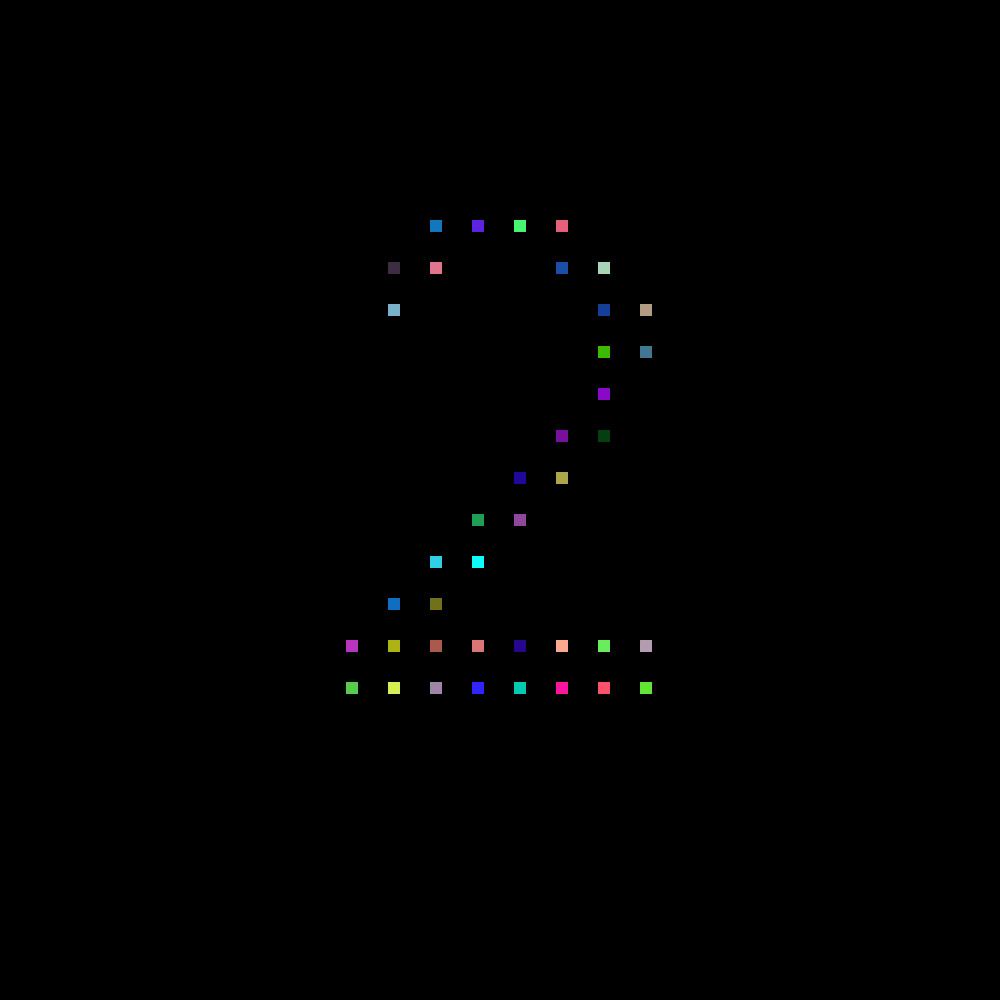
Frame 1 (no input)
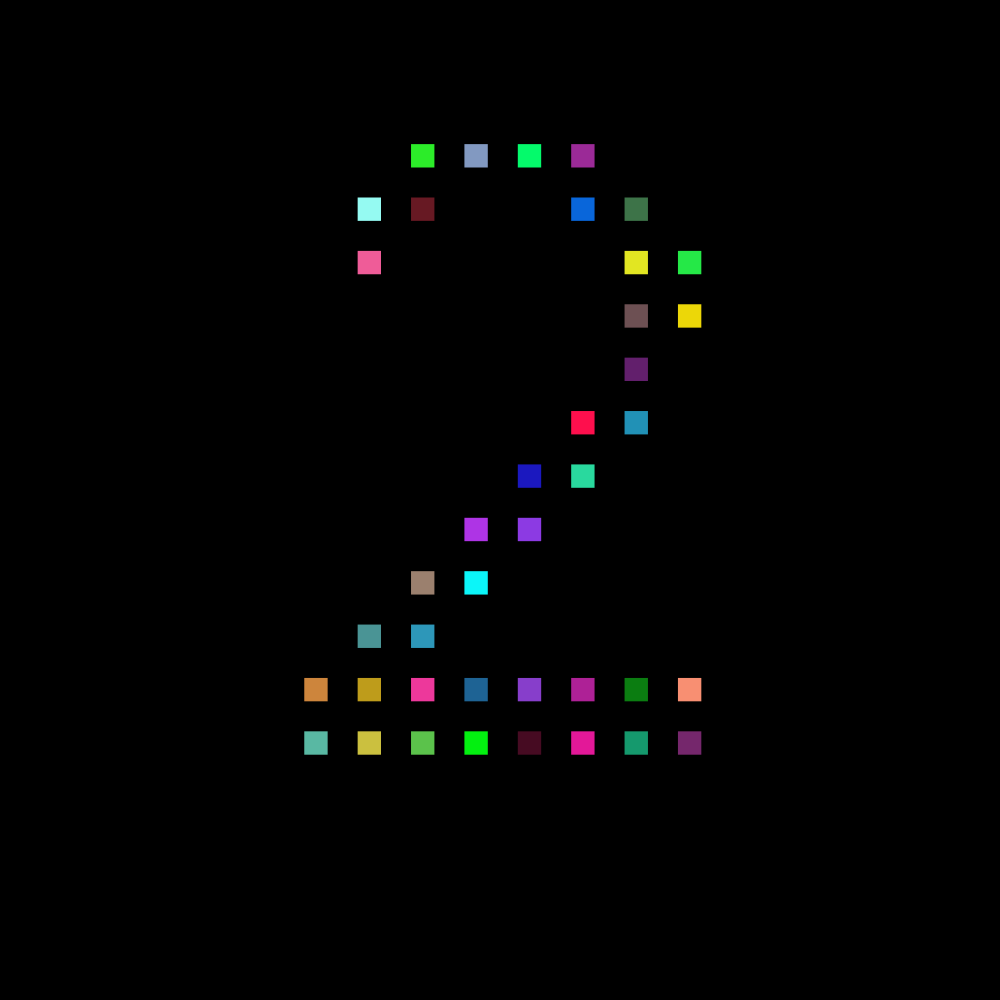
Frame 60 (no input)
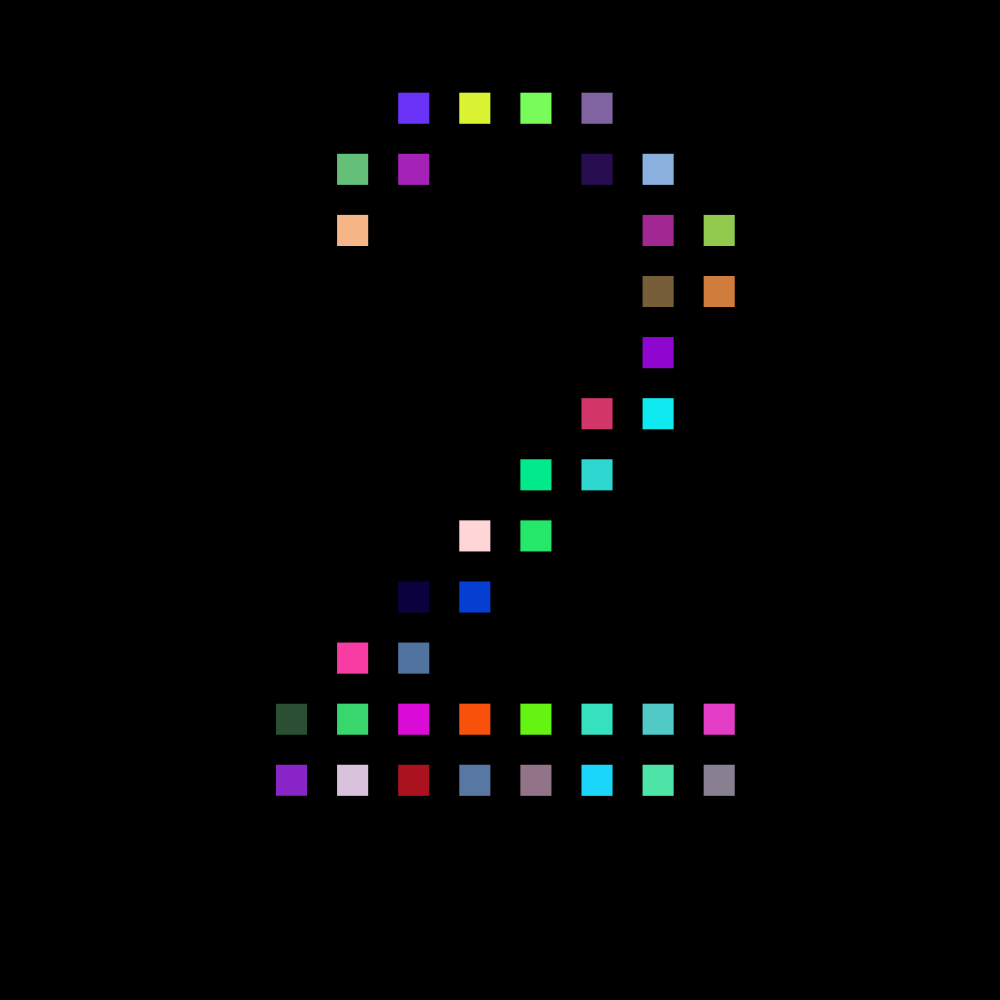
Frame 120 (the mouse pressed at the canvas centre since frame 60)

The p5.js sketch that drew these frames (run headless with seeded random() and noise() and a simulated clock; from frame 60 on, the mouse is pressed at the canvas centre):

// p5.js sketch
// ── sketch.js
const canvasWidth = 1000;
const canvasHeight = 1000;
let pg;
let pg2;

let textList = [];

function setup() {
  createCanvas(canvasWidth, canvasHeight);
  background(0);
  frameRate(60);
  noStroke();

  pg = createGraphics(canvasWidth, canvasHeight);
  pg2 = createGraphics(canvasWidth, canvasHeight);

  pg.background(0);

  pg2.background(0);

  pg2.textSize(500);
  pg2.textAlign(CENTER, CENTER);

  pg2.fill(255);
  pg2.text("2", width / 2, height / 2);

  for (let x = 0; x < pg.width; x += 30) {
    for (let y = 0; y < pg.height; y += 30) {
      const currentC = pg2.get(x, y);
      if (brightness(color(currentC)) > 50) {
        fill(255);
        textList.push({ x, y });
      }
    }
  }
}

function draw() {
  background(0);
  pg.noStroke();
  if (frameCount % 30 == 0) {
    pg.background(0);
  }

  for (const item of textList) {
    pg.push();
    pg.translate(item.x, item.y);
    pg.fill(random(255), random(255), random(255));
    pg.scale(0.5 - sin(frameCount / 10));
    pg.rect(item.x - width / 2, item.y - height / 2, 30, 30);
    pg.pop();
  }

  image(pg, 0, 0);
}
